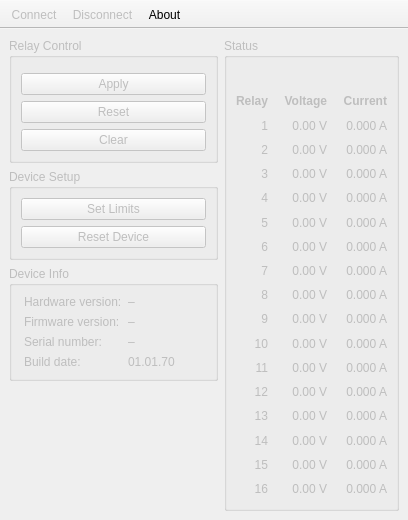
<?xml version="1.0" encoding="UTF-8"?>
<ui version="4.0">
 <class>MainWindow</class>
 <widget class="QMainWindow" name="MainWindow">
  <property name="geometry">
   <rect>
    <x>0</x>
    <y>0</y>
    <width>408</width>
    <height>520</height>
   </rect>
  </property>
  <property name="windowTitle">
   <string>ISF Relay Board</string>
  </property>
  <widget class="QWidget" name="centralwidget">
   <property name="enabled">
    <bool>false</bool>
   </property>
   <layout class="QGridLayout" name="gridLayout_3" columnstretch="5,4">
    <item row="0" column="0">
     <widget class="QGroupBox" name="groupBox_2">
      <property name="title">
       <string>Relay Control</string>
      </property>
      <layout class="QVBoxLayout" name="verticalLayout">
       <item>
        <widget class="MaskWidget" name="maskSetupWidget" native="true"/>
       </item>
       <item>
        <widget class="QPushButton" name="applyButton">
         <property name="enabled">
          <bool>false</bool>
         </property>
         <property name="text">
          <string>Apply</string>
         </property>
        </widget>
       </item>
       <item>
        <widget class="QPushButton" name="resetButton">
         <property name="enabled">
          <bool>false</bool>
         </property>
         <property name="text">
          <string>Reset</string>
         </property>
        </widget>
       </item>
       <item>
        <widget class="QPushButton" name="clearButton">
         <property name="enabled">
          <bool>false</bool>
         </property>
         <property name="text">
          <string>Clear</string>
         </property>
        </widget>
       </item>
      </layout>
     </widget>
    </item>
    <item row="0" column="1" rowspan="5">
     <widget class="QGroupBox" name="groupBox">
      <property name="title">
       <string>Status</string>
      </property>
      <layout class="QGridLayout" name="gridLayout" columnstretch="0,1,1">
       <property name="horizontalSpacing">
        <number>16</number>
       </property>
       <property name="verticalSpacing">
        <number>4</number>
       </property>
       <item row="16" column="0">
        <widget class="QLabel" name="label_47">
         <property name="text">
          <string>15</string>
         </property>
         <property name="alignment">
          <set>Qt::AlignRight|Qt::AlignTrailing|Qt::AlignVCenter</set>
         </property>
        </widget>
       </item>
       <item row="4" column="2">
        <widget class="QLabel" name="current03">
         <property name="text">
          <string>0.000 A</string>
         </property>
         <property name="alignment">
          <set>Qt::AlignRight|Qt::AlignTrailing|Qt::AlignVCenter</set>
         </property>
        </widget>
       </item>
       <item row="8" column="1">
        <widget class="QLabel" name="voltage07">
         <property name="text">
          <string>0.00 V</string>
         </property>
         <property name="alignment">
          <set>Qt::AlignRight|Qt::AlignTrailing|Qt::AlignVCenter</set>
         </property>
        </widget>
       </item>
       <item row="6" column="1">
        <widget class="QLabel" name="voltage05">
         <property name="text">
          <string>0.00 V</string>
         </property>
         <property name="alignment">
          <set>Qt::AlignRight|Qt::AlignTrailing|Qt::AlignVCenter</set>
         </property>
        </widget>
       </item>
       <item row="4" column="1">
        <widget class="QLabel" name="voltage03">
         <property name="text">
          <string>0.00 V</string>
         </property>
         <property name="alignment">
          <set>Qt::AlignRight|Qt::AlignTrailing|Qt::AlignVCenter</set>
         </property>
        </widget>
       </item>
       <item row="3" column="0">
        <widget class="QLabel" name="label_8">
         <property name="text">
          <string>2</string>
         </property>
         <property name="alignment">
          <set>Qt::AlignRight|Qt::AlignTrailing|Qt::AlignVCenter</set>
         </property>
        </widget>
       </item>
       <item row="5" column="1">
        <widget class="QLabel" name="voltage04">
         <property name="text">
          <string>0.00 V</string>
         </property>
         <property name="alignment">
          <set>Qt::AlignRight|Qt::AlignTrailing|Qt::AlignVCenter</set>
         </property>
        </widget>
       </item>
       <item row="2" column="0">
        <widget class="QLabel" name="label">
         <property name="text">
          <string>1</string>
         </property>
         <property name="alignment">
          <set>Qt::AlignRight|Qt::AlignTrailing|Qt::AlignVCenter</set>
         </property>
        </widget>
       </item>
       <item row="13" column="1">
        <widget class="QLabel" name="voltage12">
         <property name="text">
          <string>0.00 V</string>
         </property>
         <property name="alignment">
          <set>Qt::AlignRight|Qt::AlignTrailing|Qt::AlignVCenter</set>
         </property>
        </widget>
       </item>
       <item row="9" column="1">
        <widget class="QLabel" name="voltage08">
         <property name="text">
          <string>0.00 V</string>
         </property>
         <property name="alignment">
          <set>Qt::AlignRight|Qt::AlignTrailing|Qt::AlignVCenter</set>
         </property>
        </widget>
       </item>
       <item row="11" column="2">
        <widget class="QLabel" name="current10">
         <property name="text">
          <string>0.000 A</string>
         </property>
         <property name="alignment">
          <set>Qt::AlignRight|Qt::AlignTrailing|Qt::AlignVCenter</set>
         </property>
        </widget>
       </item>
       <item row="13" column="0">
        <widget class="QLabel" name="label_38">
         <property name="text">
          <string>12</string>
         </property>
         <property name="alignment">
          <set>Qt::AlignRight|Qt::AlignTrailing|Qt::AlignVCenter</set>
         </property>
        </widget>
       </item>
       <item row="6" column="0">
        <widget class="QLabel" name="label_17">
         <property name="text">
          <string>5</string>
         </property>
         <property name="alignment">
          <set>Qt::AlignRight|Qt::AlignTrailing|Qt::AlignVCenter</set>
         </property>
        </widget>
       </item>
       <item row="7" column="1">
        <widget class="QLabel" name="voltage06">
         <property name="text">
          <string>0.00 V</string>
         </property>
         <property name="alignment">
          <set>Qt::AlignRight|Qt::AlignTrailing|Qt::AlignVCenter</set>
         </property>
        </widget>
       </item>
       <item row="5" column="0">
        <widget class="QLabel" name="label_14">
         <property name="text">
          <string>4</string>
         </property>
         <property name="alignment">
          <set>Qt::AlignRight|Qt::AlignTrailing|Qt::AlignVCenter</set>
         </property>
        </widget>
       </item>
       <item row="3" column="2">
        <widget class="QLabel" name="current02">
         <property name="text">
          <string>0.000 A</string>
         </property>
         <property name="alignment">
          <set>Qt::AlignRight|Qt::AlignTrailing|Qt::AlignVCenter</set>
         </property>
        </widget>
       </item>
       <item row="8" column="2">
        <widget class="QLabel" name="current07">
         <property name="text">
          <string>0.000 A</string>
         </property>
         <property name="alignment">
          <set>Qt::AlignRight|Qt::AlignTrailing|Qt::AlignVCenter</set>
         </property>
        </widget>
       </item>
       <item row="13" column="2">
        <widget class="QLabel" name="current12">
         <property name="text">
          <string>0.000 A</string>
         </property>
         <property name="alignment">
          <set>Qt::AlignRight|Qt::AlignTrailing|Qt::AlignVCenter</set>
         </property>
        </widget>
       </item>
       <item row="2" column="2">
        <widget class="QLabel" name="current01">
         <property name="text">
          <string>0.000 A</string>
         </property>
         <property name="alignment">
          <set>Qt::AlignRight|Qt::AlignTrailing|Qt::AlignVCenter</set>
         </property>
        </widget>
       </item>
       <item row="5" column="2">
        <widget class="QLabel" name="current04">
         <property name="text">
          <string>0.000 A</string>
         </property>
         <property name="alignment">
          <set>Qt::AlignRight|Qt::AlignTrailing|Qt::AlignVCenter</set>
         </property>
        </widget>
       </item>
       <item row="1" column="0">
        <widget class="QLabel" name="label_2">
         <property name="font">
          <font>
           <weight>75</weight>
           <bold>true</bold>
          </font>
         </property>
         <property name="text">
          <string>Relay</string>
         </property>
         <property name="alignment">
          <set>Qt::AlignRight|Qt::AlignTrailing|Qt::AlignVCenter</set>
         </property>
        </widget>
       </item>
       <item row="1" column="1">
        <widget class="QLabel" name="label_3">
         <property name="font">
          <font>
           <weight>75</weight>
           <bold>true</bold>
          </font>
         </property>
         <property name="text">
          <string>Voltage</string>
         </property>
         <property name="alignment">
          <set>Qt::AlignRight|Qt::AlignTrailing|Qt::AlignVCenter</set>
         </property>
        </widget>
       </item>
       <item row="11" column="1">
        <widget class="QLabel" name="voltage10">
         <property name="text">
          <string>0.00 V</string>
         </property>
         <property name="alignment">
          <set>Qt::AlignRight|Qt::AlignTrailing|Qt::AlignVCenter</set>
         </property>
        </widget>
       </item>
       <item row="10" column="2">
        <widget class="QLabel" name="current09">
         <property name="text">
          <string>0.000 A</string>
         </property>
         <property name="alignment">
          <set>Qt::AlignRight|Qt::AlignTrailing|Qt::AlignVCenter</set>
         </property>
        </widget>
       </item>
       <item row="17" column="2">
        <widget class="QLabel" name="current16">
         <property name="text">
          <string>0.000 A</string>
         </property>
         <property name="alignment">
          <set>Qt::AlignRight|Qt::AlignTrailing|Qt::AlignVCenter</set>
         </property>
        </widget>
       </item>
       <item row="1" column="2">
        <widget class="QLabel" name="label_4">
         <property name="font">
          <font>
           <weight>75</weight>
           <bold>true</bold>
          </font>
         </property>
         <property name="text">
          <string>Current</string>
         </property>
         <property name="alignment">
          <set>Qt::AlignRight|Qt::AlignTrailing|Qt::AlignVCenter</set>
         </property>
        </widget>
       </item>
       <item row="12" column="0">
        <widget class="QLabel" name="label_35">
         <property name="text">
          <string>11</string>
         </property>
         <property name="alignment">
          <set>Qt::AlignRight|Qt::AlignTrailing|Qt::AlignVCenter</set>
         </property>
        </widget>
       </item>
       <item row="7" column="2">
        <widget class="QLabel" name="current06">
         <property name="text">
          <string>0.000 A</string>
         </property>
         <property name="alignment">
          <set>Qt::AlignRight|Qt::AlignTrailing|Qt::AlignVCenter</set>
         </property>
        </widget>
       </item>
       <item row="6" column="2">
        <widget class="QLabel" name="current05">
         <property name="text">
          <string>0.000 A</string>
         </property>
         <property name="alignment">
          <set>Qt::AlignRight|Qt::AlignTrailing|Qt::AlignVCenter</set>
         </property>
        </widget>
       </item>
       <item row="7" column="0">
        <widget class="QLabel" name="label_20">
         <property name="text">
          <string>6</string>
         </property>
         <property name="alignment">
          <set>Qt::AlignRight|Qt::AlignTrailing|Qt::AlignVCenter</set>
         </property>
        </widget>
       </item>
       <item row="9" column="2">
        <widget class="QLabel" name="current08">
         <property name="text">
          <string>0.000 A</string>
         </property>
         <property name="alignment">
          <set>Qt::AlignRight|Qt::AlignTrailing|Qt::AlignVCenter</set>
         </property>
        </widget>
       </item>
       <item row="3" column="1">
        <widget class="QLabel" name="voltage02">
         <property name="text">
          <string>0.00 V</string>
         </property>
         <property name="alignment">
          <set>Qt::AlignRight|Qt::AlignTrailing|Qt::AlignVCenter</set>
         </property>
        </widget>
       </item>
       <item row="11" column="0">
        <widget class="QLabel" name="label_32">
         <property name="text">
          <string>10</string>
         </property>
         <property name="alignment">
          <set>Qt::AlignRight|Qt::AlignTrailing|Qt::AlignVCenter</set>
         </property>
        </widget>
       </item>
       <item row="15" column="0">
        <widget class="QLabel" name="label_44">
         <property name="text">
          <string>14</string>
         </property>
         <property name="alignment">
          <set>Qt::AlignRight|Qt::AlignTrailing|Qt::AlignVCenter</set>
         </property>
        </widget>
       </item>
       <item row="16" column="2">
        <widget class="QLabel" name="current15">
         <property name="text">
          <string>0.000 A</string>
         </property>
         <property name="alignment">
          <set>Qt::AlignRight|Qt::AlignTrailing|Qt::AlignVCenter</set>
         </property>
        </widget>
       </item>
       <item row="17" column="1">
        <widget class="QLabel" name="voltage16">
         <property name="text">
          <string>0.00 V</string>
         </property>
         <property name="alignment">
          <set>Qt::AlignRight|Qt::AlignTrailing|Qt::AlignVCenter</set>
         </property>
        </widget>
       </item>
       <item row="12" column="2">
        <widget class="QLabel" name="current11">
         <property name="text">
          <string>0.000 A</string>
         </property>
         <property name="alignment">
          <set>Qt::AlignRight|Qt::AlignTrailing|Qt::AlignVCenter</set>
         </property>
        </widget>
       </item>
       <item row="15" column="1">
        <widget class="QLabel" name="voltage14">
         <property name="text">
          <string>0.00 V</string>
         </property>
         <property name="alignment">
          <set>Qt::AlignRight|Qt::AlignTrailing|Qt::AlignVCenter</set>
         </property>
        </widget>
       </item>
       <item row="12" column="1">
        <widget class="QLabel" name="voltage11">
         <property name="text">
          <string>0.00 V</string>
         </property>
         <property name="alignment">
          <set>Qt::AlignRight|Qt::AlignTrailing|Qt::AlignVCenter</set>
         </property>
        </widget>
       </item>
       <item row="16" column="1">
        <widget class="QLabel" name="voltage15">
         <property name="text">
          <string>0.00 V</string>
         </property>
         <property name="alignment">
          <set>Qt::AlignRight|Qt::AlignTrailing|Qt::AlignVCenter</set>
         </property>
        </widget>
       </item>
       <item row="8" column="0">
        <widget class="QLabel" name="label_23">
         <property name="text">
          <string>7</string>
         </property>
         <property name="alignment">
          <set>Qt::AlignRight|Qt::AlignTrailing|Qt::AlignVCenter</set>
         </property>
        </widget>
       </item>
       <item row="17" column="0">
        <widget class="QLabel" name="label_50">
         <property name="text">
          <string>16</string>
         </property>
         <property name="alignment">
          <set>Qt::AlignRight|Qt::AlignTrailing|Qt::AlignVCenter</set>
         </property>
        </widget>
       </item>
       <item row="9" column="0">
        <widget class="QLabel" name="label_26">
         <property name="text">
          <string>8</string>
         </property>
         <property name="alignment">
          <set>Qt::AlignRight|Qt::AlignTrailing|Qt::AlignVCenter</set>
         </property>
        </widget>
       </item>
       <item row="4" column="0">
        <widget class="QLabel" name="label_11">
         <property name="text">
          <string>3</string>
         </property>
         <property name="alignment">
          <set>Qt::AlignRight|Qt::AlignTrailing|Qt::AlignVCenter</set>
         </property>
        </widget>
       </item>
       <item row="10" column="1">
        <widget class="QLabel" name="voltage09">
         <property name="text">
          <string>0.00 V</string>
         </property>
         <property name="alignment">
          <set>Qt::AlignRight|Qt::AlignTrailing|Qt::AlignVCenter</set>
         </property>
        </widget>
       </item>
       <item row="10" column="0">
        <widget class="QLabel" name="label_29">
         <property name="text">
          <string>9</string>
         </property>
         <property name="alignment">
          <set>Qt::AlignRight|Qt::AlignTrailing|Qt::AlignVCenter</set>
         </property>
        </widget>
       </item>
       <item row="14" column="0">
        <widget class="QLabel" name="label_41">
         <property name="text">
          <string>13</string>
         </property>
         <property name="alignment">
          <set>Qt::AlignRight|Qt::AlignTrailing|Qt::AlignVCenter</set>
         </property>
        </widget>
       </item>
       <item row="14" column="2">
        <widget class="QLabel" name="current13">
         <property name="text">
          <string>0.000 A</string>
         </property>
         <property name="alignment">
          <set>Qt::AlignRight|Qt::AlignTrailing|Qt::AlignVCenter</set>
         </property>
        </widget>
       </item>
       <item row="14" column="1">
        <widget class="QLabel" name="voltage13">
         <property name="text">
          <string>0.00 V</string>
         </property>
         <property name="alignment">
          <set>Qt::AlignRight|Qt::AlignTrailing|Qt::AlignVCenter</set>
         </property>
        </widget>
       </item>
       <item row="2" column="1">
        <widget class="QLabel" name="voltage01">
         <property name="text">
          <string>0.00 V</string>
         </property>
         <property name="alignment">
          <set>Qt::AlignRight|Qt::AlignTrailing|Qt::AlignVCenter</set>
         </property>
        </widget>
       </item>
       <item row="15" column="2">
        <widget class="QLabel" name="current14">
         <property name="text">
          <string>0.000 A</string>
         </property>
         <property name="alignment">
          <set>Qt::AlignRight|Qt::AlignTrailing|Qt::AlignVCenter</set>
         </property>
        </widget>
       </item>
       <item row="0" column="0" colspan="3">
        <widget class="MaskWidget" name="maskWidget" native="true"/>
       </item>
      </layout>
     </widget>
    </item>
    <item row="2" column="0">
     <widget class="QGroupBox" name="groupBox_3">
      <property name="title">
       <string>Device Info</string>
      </property>
      <layout class="QFormLayout" name="formLayout">
       <property name="leftMargin">
        <number>12</number>
       </property>
       <item row="1" column="0">
        <widget class="QLabel" name="label_52">
         <property name="text">
          <string>Firmware version:</string>
         </property>
        </widget>
       </item>
       <item row="1" column="1">
        <widget class="QLabel" name="firmwareVersion">
         <property name="text">
          <string>–</string>
         </property>
        </widget>
       </item>
       <item row="3" column="0">
        <widget class="QLabel" name="label_53">
         <property name="text">
          <string>Build date:</string>
         </property>
        </widget>
       </item>
       <item row="3" column="1">
        <widget class="QLabel" name="buildDate">
         <property name="text">
          <string>01.01.70</string>
         </property>
        </widget>
       </item>
       <item row="2" column="0">
        <widget class="QLabel" name="label_54">
         <property name="text">
          <string>Serial number:</string>
         </property>
        </widget>
       </item>
       <item row="2" column="1">
        <widget class="QLabel" name="serialNumber">
         <property name="text">
          <string>–</string>
         </property>
        </widget>
       </item>
       <item row="0" column="0">
        <widget class="QLabel" name="label_5">
         <property name="text">
          <string>Hardware version:</string>
         </property>
        </widget>
       </item>
       <item row="0" column="1">
        <widget class="QLabel" name="hardwareVersion">
         <property name="text">
          <string>–</string>
         </property>
        </widget>
       </item>
      </layout>
     </widget>
    </item>
    <item row="4" column="0">
     <spacer name="verticalSpacer">
      <property name="orientation">
       <enum>Qt::Vertical</enum>
      </property>
      <property name="sizeHint" stdset="0">
       <size>
        <width>20</width>
        <height>40</height>
       </size>
      </property>
     </spacer>
    </item>
    <item row="1" column="0">
     <widget class="QGroupBox" name="groupBox_4">
      <property name="title">
       <string>Device Setup</string>
      </property>
      <layout class="QVBoxLayout" name="verticalLayout_2">
       <item>
        <widget class="QPushButton" name="setLimitsButton">
         <property name="text">
          <string>Set Limits</string>
         </property>
        </widget>
       </item>
       <item>
        <widget class="QPushButton" name="resetDeviceButton">
         <property name="text">
          <string>Reset Device</string>
         </property>
        </widget>
       </item>
      </layout>
     </widget>
    </item>
   </layout>
  </widget>
  <widget class="QToolBar" name="toolBar">
   <property name="movable">
    <bool>false</bool>
   </property>
   <property name="allowedAreas">
    <set>Qt::TopToolBarArea</set>
   </property>
   <property name="toolButtonStyle">
    <enum>Qt::ToolButtonTextBesideIcon</enum>
   </property>
   <property name="floatable">
    <bool>false</bool>
   </property>
   <attribute name="toolBarArea">
    <enum>TopToolBarArea</enum>
   </attribute>
   <attribute name="toolBarBreak">
    <bool>false</bool>
   </attribute>
   <addaction name="actionConnect"/>
   <addaction name="actionDisconnect"/>
   <addaction name="actionAbout"/>
  </widget>
  <action name="actionConnect">
   <property name="enabled">
    <bool>false</bool>
   </property>
   <property name="icon">
    <iconset resource="RelayBoard.qrc">
     <normaloff>:/res/connect.svg</normaloff>:/res/connect.svg</iconset>
   </property>
   <property name="text">
    <string>Connect</string>
   </property>
  </action>
  <action name="actionDisconnect">
   <property name="enabled">
    <bool>false</bool>
   </property>
   <property name="icon">
    <iconset resource="RelayBoard.qrc">
     <normaloff>:/res/disconnect.svg</normaloff>:/res/disconnect.svg</iconset>
   </property>
   <property name="text">
    <string>Disconnect</string>
   </property>
  </action>
  <action name="actionAbout">
   <property name="icon">
    <iconset resource="RelayBoard.qrc">
     <normaloff>:/res/about.svg</normaloff>:/res/about.svg</iconset>
   </property>
   <property name="text">
    <string>About</string>
   </property>
  </action>
 </widget>
 <customwidgets>
  <customwidget>
   <class>MaskWidget</class>
   <extends>QWidget</extends>
   <header>maskwidget.h</header>
   <container>1</container>
  </customwidget>
 </customwidgets>
 <resources>
  <include location="RelayBoard.qrc"/>
 </resources>
 <connections/>
</ui>
